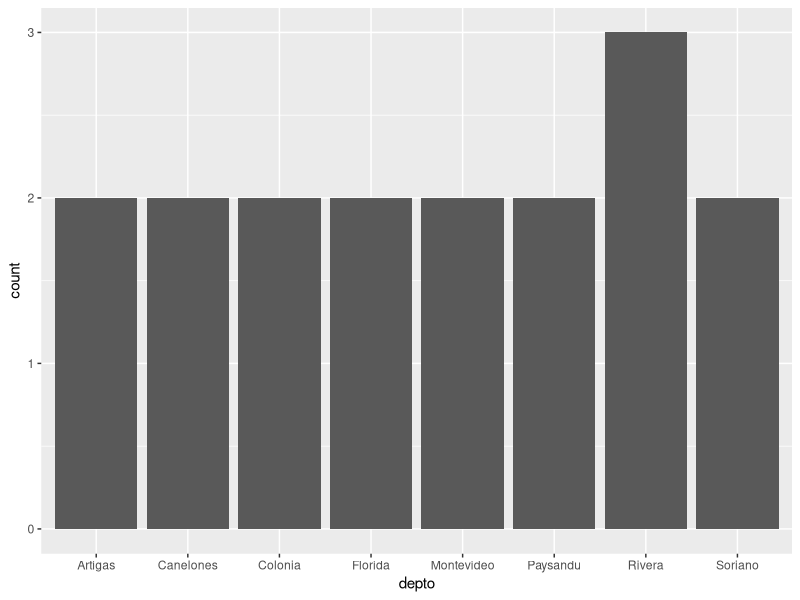
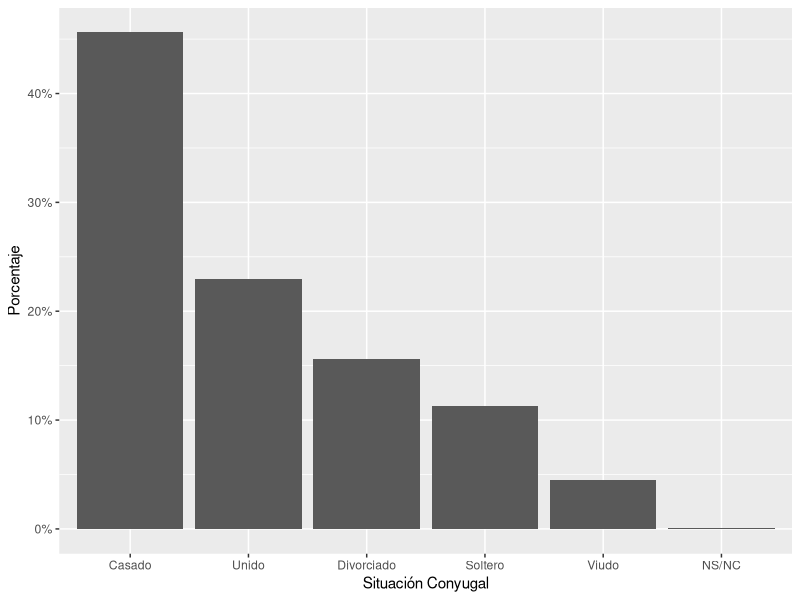
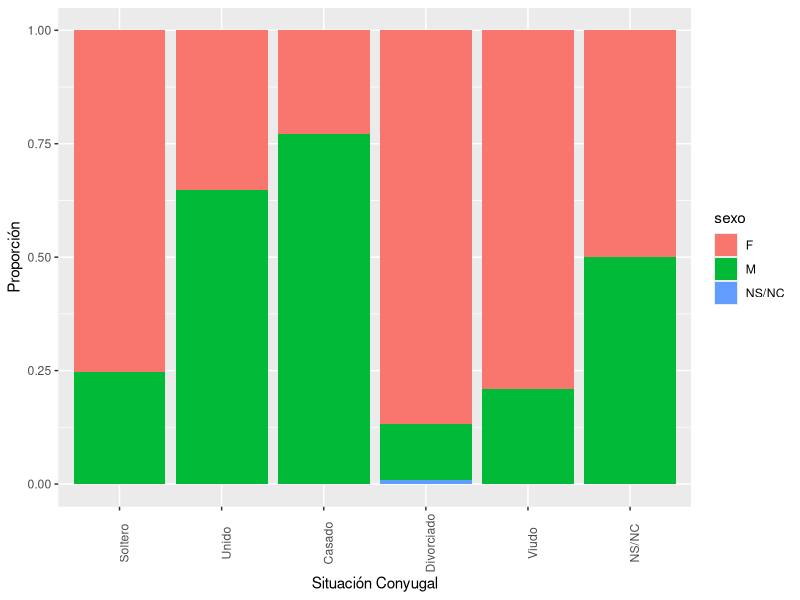

These charts were generated, in order, by the following R code:
## ---- chunk 1
knitr::opts_chunk$set(echo = TRUE, fig.pos = 'hbpt', out.extra = '', message = FALSE, 
                      warning = FALSE, comment = "")
library(tidyverse)
library(readxl)
library(magrittr)
## ---- chunk 2
personas <- readr::read_csv(file = "ola_3.csv")
## ---- chunk 3
personas <- rename(personas, depto = dpto_cod)
## ---- chunk 4
personas_reco <- mutate(personas, sexo = if_else(sexo == 1, "M", if_else(sexo == 2, "F", "NS/NC")))
## ---- chunk 5
personas_reco %>%
   group_by(sexo) %>% 
   tally() %>% 
   mutate(prop = n / sum(n)) %>% 
   select(-n) %>% 
   knitr::kable(digits = 2, caption = "Proporción de personas en la base según sexo",
                col.names = c("Sexo", "Proporción"))
## ---- chunk 6
personas_reco %>% 
   mutate(parent.jefe = if_else(parent.jefe == 1, 1, 0)) %>% 
   filter(parent.jefe == 1) %>% 
   group_by(depto, sexo) %>% 
   count(parent.jefe) %>% 
   select(-parent.jefe) %>% 
   group_by(depto) %>% 
   mutate(prop = n / sum(n)) %>% 
   rename(`Departamento` = depto, `Sexo` = sexo, `Conteo` = n, `Proporción` = prop) %>% 
   xtable::xtable(caption = "Proporción de Jefes de hogar según departamento",
                  digits = 2)
## ---- chunk 7
personas_reco %>% 
   mutate(parent.jefe = if_else(parent.jefe == 1, 1, 0)) %>% 
   filter(parent.jefe == 1) %>% 
   group_by(depto, sexo) %>% 
   count(parent.jefe) %>% 
   select(-parent.jefe) %>% 
   group_by(depto) %>% 
   mutate(prop = n / sum(n)) %>% 
   ggplot() +
   geom_bar(aes(x = depto))
## ---- chunk 8

## ---- chunk 9
select(personas_reco, depto, sexo, nivel.educ, sit.conyugal) %>% 
   mutate_if(.predicate = is.double, .funs = as.factor)
## ---- chunk 10
personas_reco %>% 
   filter(parent.jefe == 1) %>% 
   mutate(sit.conyugal = as.factor(sit.conyugal),
          sit.conyugal = fct_recode(sit.conyugal,
                                     "Soltero" = "1",
                                     "Unido" = "2",
                                     "Casado" = "3",
                                     "Divorciado" = "4",
                                     "Viudo" = "5",
                                     "NS/NC" = "9")) %>% 
   ggplot() + 
   geom_bar(aes(x = fct_infreq(sit.conyugal), y = ..count../sum(..count..))) +
   labs(x = "Situación Conyugal", y = "Porcentaje") +
   scale_y_continuous(labels = scales::percent)
## ---- chunk 11
personas_reco %>%
   filter(parent.jefe == 1) %>% 
   mutate(sit.conyugal = as.factor(sit.conyugal),
          sit.conyugal = fct_recode(sit.conyugal,
                                     "Soltero" = "1",
                                     "Unido" = "2",
                                     "Casado" = "3",
                                     "Divorciado" = "4",
                                     "Viudo" = "5",
                                     "NS/NC" = "9")) %>%
   ggplot() +
   geom_bar(aes(sit.conyugal, y = ..count.. / sum(..count..), fill = sexo), position = "fill") +
   labs(x = "Situación Conyugal", y = "Proporción") +
   theme(axis.text.x = element_text(angle = 90))
